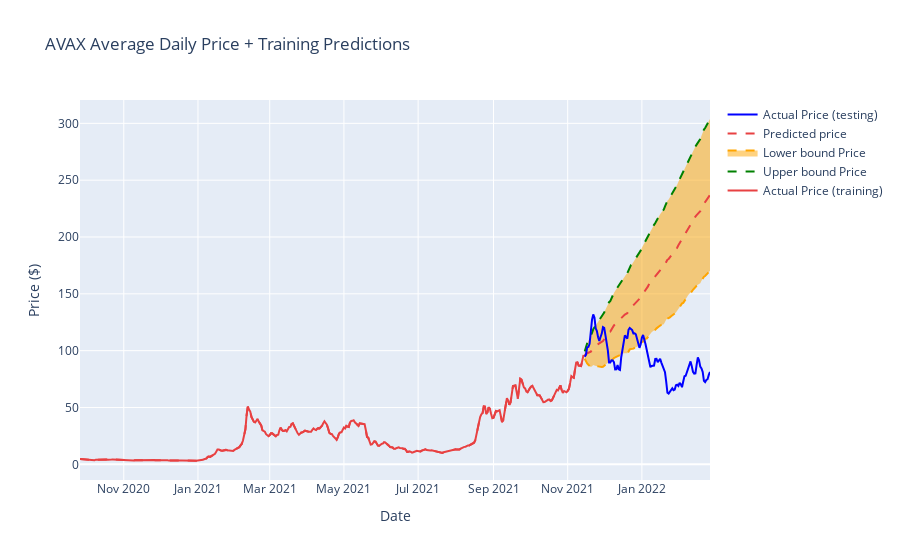

Source (notebook cell):
### Markdown cell above
# Evaluate Baseline

### Code cell
b.rename(columns={'fcst':'Average Daily Price'}, inplace=True)
bounds = b[['time','fcst_lower','fcst_upper']]
upper_bound = bounds[['time','fcst_upper']].rename(columns={'fcst_upper':'Average Daily Price'})
lower_bound = bounds[['time','fcst_lower']].rename(columns={'fcst_lower':'Average Daily Price'})
baseline_forecast = b.drop(columns=['fcst_lower', 'fcst_upper'], axis=1)
hist_forecast = pd.concat([train, baseline_forecast], axis=0)
#print(hist_forecast)


def plot_hist_bl_forecast2(history, forecast):
    """
    Plot the training data plus the forecasted price data in plotly express.
    Plot actual price data as another line.
    """
    #hist_forecastx = hist_forecast.drop(columns=['fcst_lower', 'fcst_upper'], axis=1)
    upper_diff = upper_bound['Average Daily Price'] - forecast['Average Daily Price']
    lower_diff = forecast['Average Daily Price'] - lower_bound['Average Daily Price']
    fig = go.Figure([
        go.Scatter(x=history['time'], y=history['Average Daily Price'], name='Actual Price (training)', mode = 'lines', marker = dict(color='#e84142')),
        go.Scatter(x=forecast['time'], y=forecast['Average Daily Price']+upper_diff, name='Upper bound Price', mode = 'lines',line ={'dash' : 'dash','color':'green'},),
        go.Scatter(x=forecast['time'], y=forecast['Average Daily Price']-lower_diff, name='Lower bound Price', mode = 'lines', line ={'dash' : 'dash','color':'orange'}, fill='tonexty', ),
        go.Scatter(x=forecast['time'], y=forecast['Average Daily Price'], name='Predicted price', mode = 'lines',line ={'dash' : 'dash','color':'#e84142'}, marker = dict(color='#e84142')),
        go.Scatter(x=test['time'], y=test['Average Daily Price'], name='Actual Price (testing)', mode = 'lines', marker = dict(color='blue')),
        ])
    fig.update_layout(title='AVAX Average Daily Price + Training Predictions', yaxis_title='Price ($)' , xaxis_title='Date')
    fig.show()

plot_hist_bl_forecast2(train, hist_forecast)

### Figure 1 — Plotly figure (JSON) as saved in the notebook; plotly's stock layout.template omitted (floating-point values rounded to 4 significant figures; data arrays with more than 128 entries replaced by an {"elided": "..."} marker saying what was removed)
{"data": [{"marker": {"color": "#e84142"}, "mode": "lines", "name": "Actual Price (training)", "type": "scatter", "x": {"elided": "415 str values"}, "y": {"elided": "415 float values"}}, {"line": {"color": "green", "dash": "dash"}, "mode": "lines", "name": "Upper bound Price", "type": "scatter", "x": {"elided": "519 str values"}, "y": {"elided": "519 float values"}}, {"fill": "tonexty", "line": {"color": "orange", "dash": "dash"}, "mode": "lines", "name": "Lower bound Price", "type": "scatter", "x": {"elided": "519 str values"}, "y": {"elided": "519 float values"}}, {"line": {"color": "#e84142", "dash": "dash"}, "marker": {"color": "#e84142"}, "mode": "lines", "name": "Predicted price", "type": "scatter", "x": {"elided": "519 str values"}, "y": {"elided": "519 float values"}}, {"marker": {"color": "blue"}, "mode": "lines", "name": "Actual Price (testing)", "type": "scatter", "x": ["2021-11-15T00:00:00", "2021-11-16T00:00:00", "2021-11-17T00:00:00", "2021-11-18T00:00:00", "2021-11-19T00:00:00", "2021-11-20T00:00:00", "2021-11-21T00:00:00", "2021-11-22T00:00:00", "2021-11-23T00:00:00", "2021-11-24T00:00:00", "2021-11-25T00:00:00", "2021-11-26T00:00:00", "2021-11-27T00:00:00", "2021-11-28T00:00:00", "2021-11-29T00:00:00", "2021-11-30T00:00:00", "2021-12-01T00:00:00", "2021-12-02T00:00:00", "2021-12-03T00:00:00", "2021-12-04T00:00:00", "2021-12-05T00:00:00", "2021-12-06T00:00:00", "2021-12-07T00:00:00", "2021-12-08T00:00:00", "2021-12-09T00:00:00", "2021-12-10T00:00:00", "2021-12-11T00:00:00", "2021-12-12T00:00:00", "2021-12-13T00:00:00", "2021-12-14T00:00:00", "2021-12-15T00:00:00", "2021-12-16T00:00:00", "2021-12-17T00:00:00", "2021-12-18T00:00:00", "2021-12-19T00:00:00", "2021-12-20T00:00:00", "2021-12-21T00:00:00", "2021-12-22T00:00:00", "2021-12-23T00:00:00", "2021-12-24T00:00:00", "2021-12-25T00:00:00", "2021-12-26T00:00:00", "2021-12-27T00:00:00", "2021-12-28T00:00:00", "2021-12-29T00:00:00", "2021-12-30T00:00:00", "2021-12-31T00:00:00", "2022-01-01T00:00:00", "2022-01-02T00:00:00", "2022-01-03T00:00:00", "2022-01-04T00:00:00", "2022-01-05T00:00:00", "2022-01-06T00:00:00", "2022-01-07T00:00:00", "2022-01-08T00:00:00", "2022-01-09T00:00:00", "2022-01-10T00:00:00", "2022-01-11T00:00:00", "2022-01-12T00:00:00", "2022-01-13T00:00:00", "2022-01-14T00:00:00", "2022-01-15T00:00:00", "2022-01-16T00:00:00", "2022-01-17T00:00:00", "2022-01-18T00:00:00", "2022-01-19T00:00:00", "2022-01-20T00:00:00", "2022-01-21T00:00:00", "2022-01-22T00:00:00", "2022-01-23T00:00:00", "2022-01-24T00:00:00", "2022-01-25T00:00:00", "2022-01-26T00:00:00", "2022-01-27T00:00:00", "2022-01-28T00:00:00", "2022-01-29T00:00:00", "2022-01-30T00:00:00", "2022-01-31T00:00:00", "2022-02-01T00:00:00", "2022-02-02T00:00:00", "2022-02-03T00:00:00", "2022-02-04T00:00:00", "2022-02-05T00:00:00", "2022-02-06T00:00:00", "2022-02-07T00:00:00", "2022-02-08T00:00:00", "2022-02-09T00:00:00", "2022-02-10T00:00:00", "2022-02-11T00:00:00", "2022-02-12T00:00:00", "2022-02-13T00:00:00", "2022-02-14T00:00:00", "2022-02-15T00:00:00", "2022-02-16T00:00:00", "2022-02-17T00:00:00", "2022-02-18T00:00:00", "2022-02-19T00:00:00", "2022-02-20T00:00:00", "2022-02-21T00:00:00", "2022-02-22T00:00:00", "2022-02-23T00:00:00", "2022-02-24T00:00:00", "2022-02-25T00:00:00", "2022-02-26T00:00:00"], "y": [94.65, 96.39, 103.0, 103.2, 106.1, 119.0, 127.3, 131.8, 129.1, 119.7, 117.2, 111.8, 108.5, 112.0, 115.0, 120.7, 120.0, 113.7, 108.2, 100.2, 89.56, 89.57, 91.5, 91.36, 89.85, 83.42, 83.56, 87.37, 83.67, 83.08, 94.21, 99.91, 105.2, 113.4, 112.0, 110.7, 118.4, 119.9, 119.0, 118.1, 115.1, 115.3, 114.4, 110.5, 105.1, 102.5, 105.6, 111.6, 113.8, 110.7, 105.6, 100.6, 96.28, 90.79, 85.46, 86.59, 86.83, 86.93, 92.7, 92.83, 89.88, 91.85, 92.74, 89.48, 86.31, 84.41, 80.99, 72.43, 62.92, 62.16, 63.89, 65.5, 66.9, 65.27, 65.78, 69.63, 70.05, 68.93, 71.73, 70.41, 67.83, 72.89, 77.52, 77.89, 81.3, 84.87, 88.23, 90.57, 86.37, 81.38, 79.77, 80.0, 87.45, 94.14, 91.62, 86.0, 84.45, 81.24, 73.49, 72.35, 74.14, 74.89, 78.69, 81.28]}], "layout": {"title": {"text": "AVAX Average Daily Price + Training Predictions"}, "xaxis": {"title": {"text": "Date"}}, "yaxis": {"title": {"text": "Price ($)"}}}}
